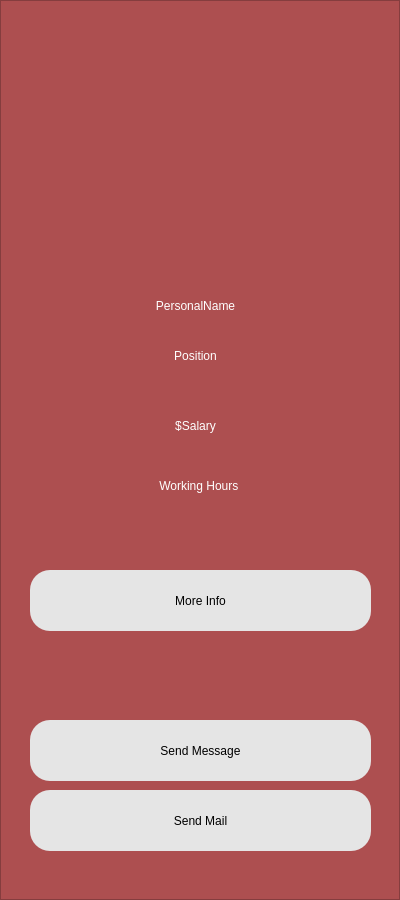
             <widget class="QFrame" name="frame_14">
              <property name="enabled">
               <bool>true</bool>
              </property>
              <property name="minimumSize">
               <size>
                <width>400</width>
                <height>900</height>
               </size>
              </property>
              <property name="maximumSize">
               <size>
                <width>400</width>
                <height>900</height>
               </size>
              </property>
              <property name="styleSheet">
               <string notr="true">background-color: rgb(173, 79, 80);</string>
              </property>
              <property name="frameShape">
               <enum>QFrame::StyledPanel</enum>
              </property>
              <property name="frameShadow">
               <enum>QFrame::Raised</enum>
              </property>
              <widget class="QLabel" name="label_14">
               <property name="geometry">
                <rect>
                 <x>90</x>
                 <y>50</y>
                 <width>221</width>
                 <height>211</height>
                </rect>
               </property>
               <property name="text">
                <string/>
               </property>
               <property name="pixmap">
                <pixmap>ui/blank.png</pixmap>
               </property>
               <property name="scaledContents">
                <bool>true</bool>
               </property>
              </widget>
              <widget class="QLabel" name="PersonelName_9">
               <property name="geometry">
                <rect>
                 <x>90</x>
                 <y>280</y>
                 <width>211</width>
                 <height>51</height>
                </rect>
               </property>
               <property name="styleSheet">
                <string notr="true">font: 14pt &quot;MS Shell Dlg 2&quot;;
color: rgb(255, 255, 255);</string>
               </property>
               <property name="text">
                <string>PersonalName</string>
               </property>
               <property name="alignment">
                <set>Qt::AlignCenter</set>
               </property>
              </widget>
              <widget class="QLabel" name="PersonelName_10">
               <property name="geometry">
                <rect>
                 <x>90</x>
                 <y>330</y>
                 <width>211</width>
                 <height>51</height>
                </rect>
               </property>
               <property name="styleSheet">
                <string notr="true">font: 14pt &quot;MS Shell Dlg 2&quot;;
color: rgb(255, 255, 255);</string>
               </property>
               <property name="text">
                <string>Position</string>
               </property>
               <property name="alignment">
                <set>Qt::AlignCenter</set>
               </property>
              </widget>
              <widget class="QLabel" name="PersonelName_11">
               <property name="geometry">
                <rect>
                 <x>90</x>
                 <y>400</y>
                 <width>211</width>
                 <height>51</height>
                </rect>
               </property>
               <property name="styleSheet">
                <string notr="true">font: 14pt &quot;MS Shell Dlg 2&quot;;
color: rgb(255, 255, 255);</string>
               </property>
               <property name="text">
                <string>$Salary</string>
               </property>
               <property name="alignment">
                <set>Qt::AlignCenter</set>
               </property>
              </widget>
              <widget class="QLabel" name="PersonelName_12">
               <property name="geometry">
                <rect>
                 <x>30</x>
                 <y>460</y>
                 <width>341</width>
                 <height>51</height>
                </rect>
               </property>
               <property name="styleSheet">
                <string notr="true">font: 14pt &quot;MS Shell Dlg 2&quot;;
color: rgb(255, 255, 255);</string>
               </property>
               <property name="text">
                <string>Working Hours </string>
               </property>
               <property name="alignment">
                <set>Qt::AlignCenter</set>
               </property>
              </widget>
              <widget class="QPushButton" name="personel_send_mail_5">
               <property name="geometry">
                <rect>
                 <x>30</x>
                 <y>720</y>
                 <width>341</width>
                 <height>61</height>
                </rect>
               </property>
               <property name="styleSheet">
                <string notr="true">background-color: rgb(229, 229, 229);
border-radius : 20px;
font: 14pt &quot;Nirmala UI Semilight&quot;;
</string>
               </property>
               <property name="text">
                <string>Send Message</string>
               </property>
              </widget>
              <widget class="QPushButton" name="personal_message_3">
               <property name="geometry">
                <rect>
                 <x>30</x>
                 <y>790</y>
                 <width>341</width>
                 <height>61</height>
                </rect>
               </property>
               <property name="styleSheet">
                <string notr="true">background-color: rgb(229, 229, 229);
border-radius : 20px;
font: 14pt &quot;Nirmala UI Semilight&quot;;
</string>
               </property>
               <property name="text">
                <string>Send Mail</string>
               </property>
              </widget>
              <widget class="QPushButton" name="personel_send_mail_6">
               <property name="geometry">
                <rect>
                 <x>30</x>
                 <y>570</y>
                 <width>341</width>
                 <height>61</height>
                </rect>
               </property>
               <property name="styleSheet">
                <string notr="true">background-color: rgb(229, 229, 229);
border-radius : 20px;
font: 14pt &quot;Nirmala UI Semilight&quot;;
</string>
               </property>
               <property name="text">
                <string>More Info</string>
               </property>
              </widget>
             </widget>
